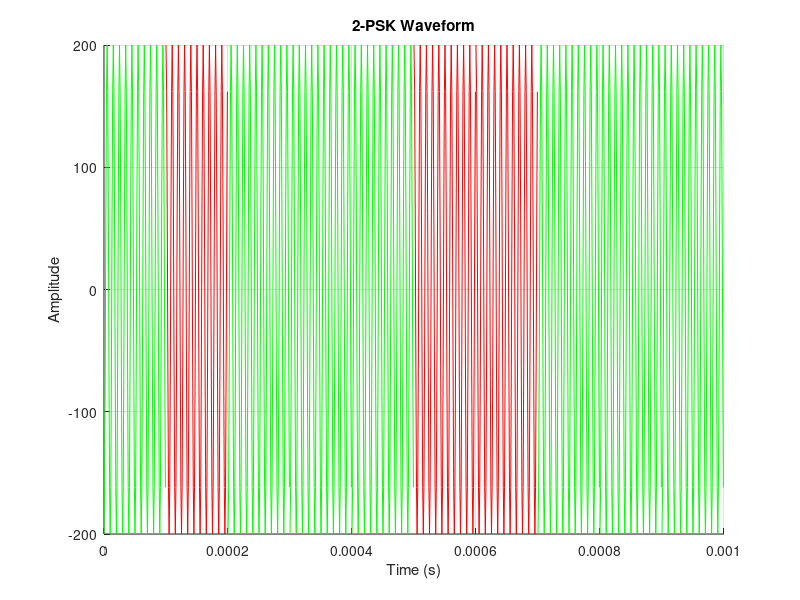
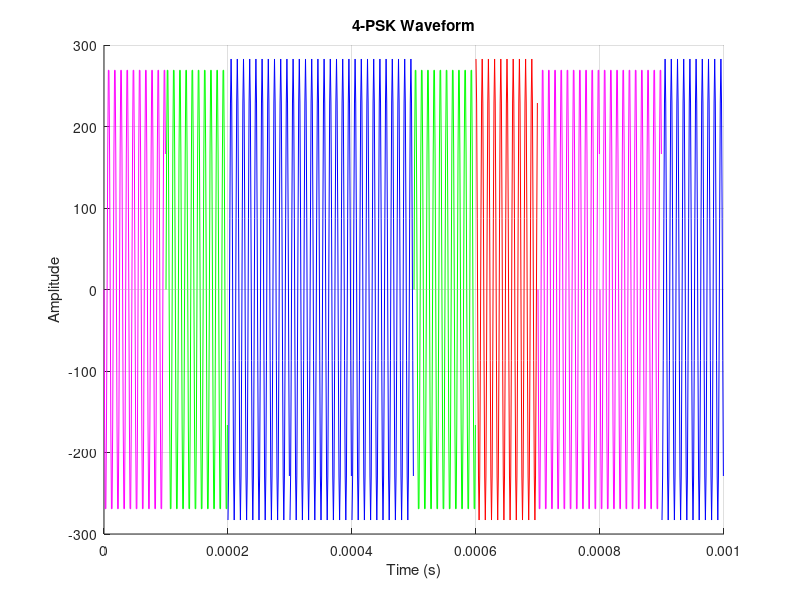
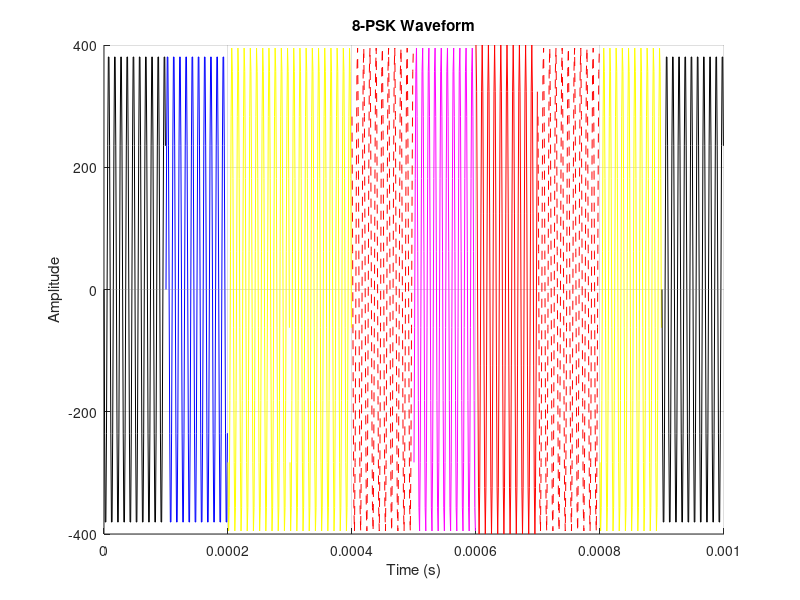

MATLAB code for these plots, in order: (Note: this script raises an error after producing the figures.)
%% Define Parameters
M_values = [2, 4, 8];
fc = 100e3;
Eb = 1;
Es = Eb*M_values;
T = 0.1e-3;
fs = 10 * fc;
Ts = 1 / fs;

%% Simulate PSK signals using randomly generated bits
% Number of bits
n = 1024;

% Generate random bits
bits = randi([0, 1], 1, n);

% Anon function to convert bit sequence to M-PSK symbols
% This works by reordering the bits into 2xlog2(M) bit segments and then
% converting it to decimal representations using the reshape and bi2de
% functions respectively.
reshaped_bits = @(bits, M) reshape(bits, [], log2(M));
bits_to_symbols = @(bits, M) bi2de(reshaped_bits(bits,M), 'left-msb')';

% Anon function to create M-PSK waveform
psk_waveform = @(symbol, M, fc, Es, T, Ts) sqrt(2 * Es / T) * cos(2 * pi * fc * (0:Ts:T-Ts) - 2 * pi * symbol / M);

% Assign up to 10 colours for plotting
colors = {'r', 'g', 'b', 'm', 'c', 'y', 'k', 'r--', 'g--', 'b--'};

% Add loop counter to index Es
loops = 0;
for M = M_values
    loops = loops + 1;
    % Pad bits with zeros until the length is divisible by log2(M)
    % If we don't do this we get an error
    bits_padded = bits;
    while mod(length(bits_padded), log2(M)) ~= 0
        bits_padded = [bits_padded, 0];
    end
    
    % Convert the bits to M-ary symbols
    symbols = bits_to_symbols(bits_padded, M);

    % Create the M-PSK waveform
    waveform_segments = {};
    for symbol = symbols(1:10)
        waveform_segments{end + 1} = psk_waveform(symbol, M, fc, Es(loops), T, Ts);
    end

    % Plot the waveform
    figure;
    hold on;
    time_vector = (0:Ts:(T * 10) - Ts);
    for i = 1:length(waveform_segments)
        start_time = (i - 1) * T;
        plot(start_time + (0:Ts:T-Ts), waveform_segments{i}, colors{symbols(i) + 1});
    end
    hold off;
    title([num2str(M), '-PSK Waveform']);
    xlabel('Time (s)');
    ylabel('Amplitude');
    grid on;
end

%% Calculate error probabilities
% Define error functions
syms erfc_probFunc(t) erfc(x) Q(x)
erfc_probFunc(t) = exp(-t.^2);
erfc(x) = 2/sqrt(pi)*int(erfc_probFunc,x,Inf);
Q(x) = (1/2)*erfc(x/sqrt(2));

% Define Parameters
Eb_N0 = 10.^((0:10)/10);

% 2PSK error
error_2PSK_bit = Q(sqrt(2.*Eb_N0));
error_2PSK_sym = error_2PSK_bit;

% 4PSK error
error_4PSK_bit = Q(sqrt(2.*Eb_N0));
error_4PSK_sym = erfc(sqrt(Eb_N0));

% 8PSK error
error_8PSK_sym = 2.*Q(sqrt(2.*Eb_N0.*log2(8)).*sin(pi/8));
error_8PSK_bit = error_8PSK_sym/log2(8);

figure
hold on
loglog(Eb_N0,error_2PSK_bit,'r-')
loglog(Eb_N0,error_2PSK_sym,'r--')
loglog(Eb_N0,error_4PSK_bit,'g-')
loglog(Eb_N0,error_4PSK_sym,'g--')
loglog(Eb_N0,error_8PSK_bit,'b-')
loglog(Eb_N0,error_8PSK_sym,'b--')
title('Plot of M-PSK error probabilities for bits and symbols');
xlabel('Eb/N0 (SNR)');
ylabel('Probability of errors');
grid on;
